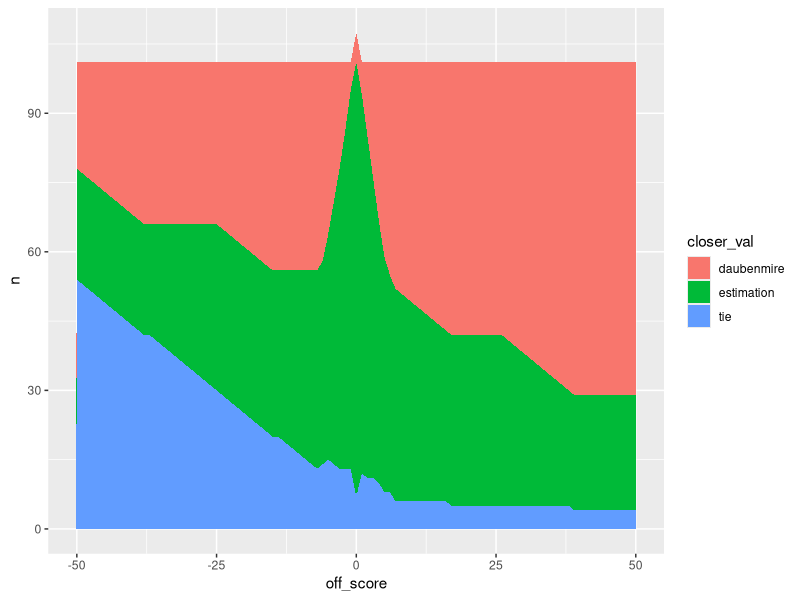
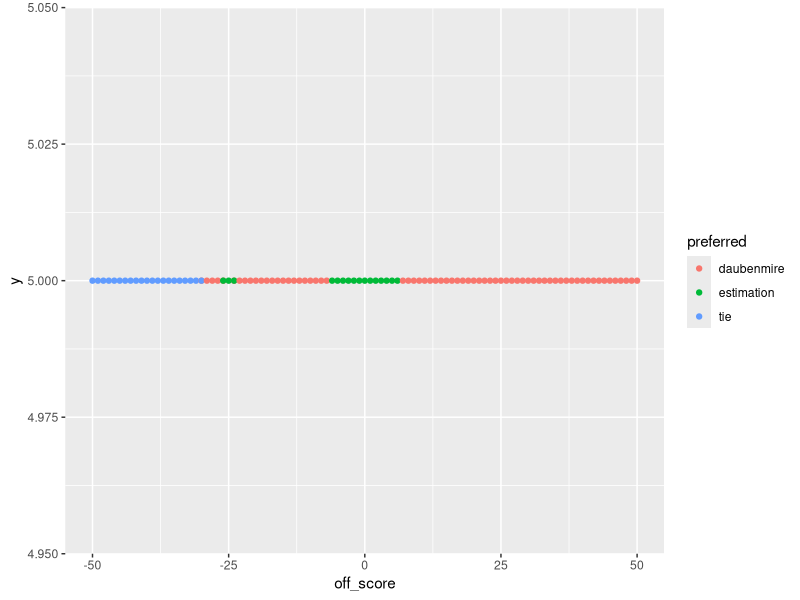
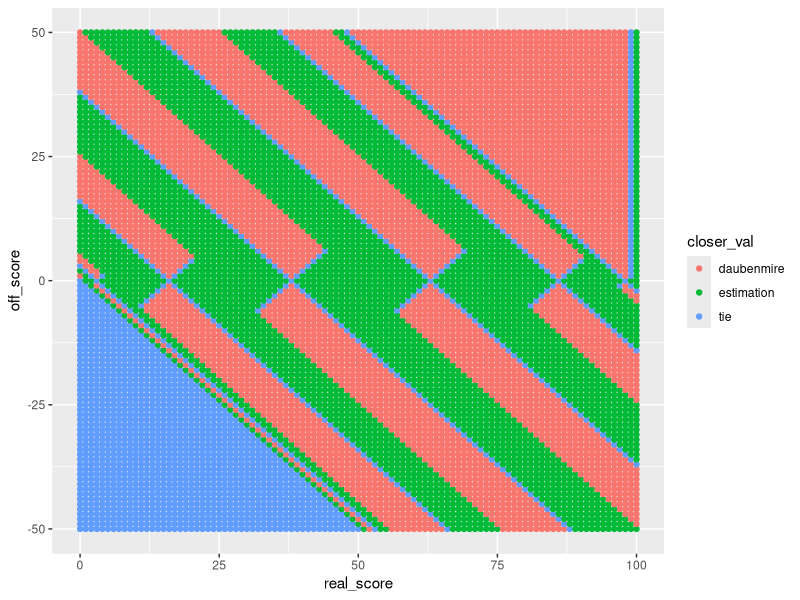

Here is the R script that generated these plots, in order:
## ---- chunk 1
# import libraries
library(tidyverse)

cc <- data.frame(upper_limit = c(0, 1, 5, 25, 50, 75, 95, 100), 
           dval = c(0, 0.5, 3, 16, 38, 63, 86, 98))

estis <- data.frame(estimation = round(rnorm(100, mean = 45, sd = 5)),
           realval = 50)

estis[estis$estimation < 0] <- 0
estis[estis$estimation > 100] <- 100

left_join(estis, cc, join_by(closest(estimation <= upper_limit))) |>
  select(realval, estimation, dval) |>
  summarise(mean(estimation), mean(dval))
## ---- chunk 2
# avg percent off for estimator, standard deviation of estimation, 
off_score <- -50:50
sdev <- rep_len(1:15, 101)
real_score <- 0:100

tibble(off_score, sdev, real_score) |>
  expand(real_score, off_score, sdev) |>
  mutate(
    avg_est_100 = mean(round(rnorm(100, mean = real_score+off_score, sdev)))) |>
  left_join(cc, join_by(closest(avg_est_100 <= upper_limit))) |>
  view()
## ---- chunk 3
# avg percent off for estimator, standard deviation of estimation, 
off_score <- -50:50
real_score <- 0:100


scores <- tibble(real_score, off_score) |>
  expand(real_score, off_score) |>
  mutate(estimation = real_score + off_score) |>
  mutate(estimation = case_when(estimation > 100 ~ 100,
                                estimation < 0 ~ 0,
                                .default = estimation)) |> 
  left_join(cc, join_by(closest(estimation <= upper_limit))) |>
  select(-upper_limit) |>
  mutate(
    est_score = abs(real_score - abs(estimation)),
    daub_score = abs(real_score - abs(dval)),
    closer_val = case_when(
      est_score < daub_score ~ 'estimation',
      est_score == daub_score ~ 'tie',
      .default = 'daubenmire'))

scores |>
  count(off_score, closer_val) |>
  ggplot() +
  geom_area(aes(x= off_score, y = n, fill = closer_val))

scores |>
  count(off_score, closer_val) |>
  group_by(off_score) |>
  mutate(preferred = case_when(max(n) == n ~ closer_val)) |>
  filter(!is.na(preferred)) |>
  ggplot() +
  geom_point(aes(x = off_score, color = preferred, y =5), )
  
  # count(off_score, sort = TRUE)
  
scores |>
  ggplot() +
  geom_point(aes(x = real_score, y = off_score, color = closer_val))
